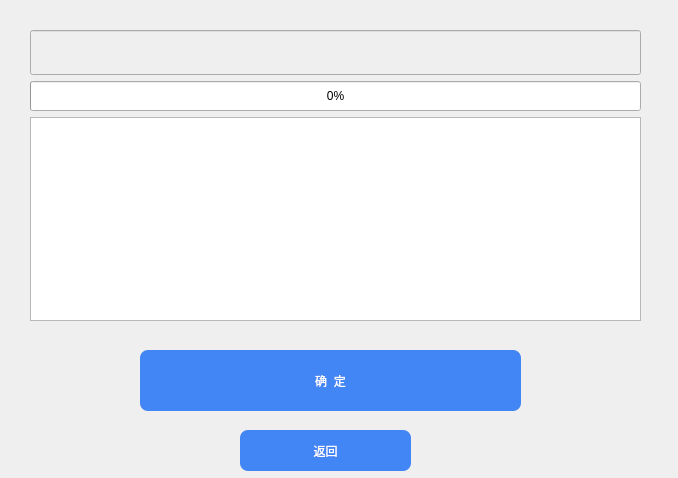
<?xml version="1.0" encoding="UTF-8"?>
<ui version="4.0">
 <class>ClassicMode</class>
 <widget class="QDialog" name="ClassicMode">
  <property name="geometry">
   <rect>
    <x>0</x>
    <y>0</y>
    <width>678</width>
    <height>478</height>
   </rect>
  </property>
  <property name="windowTitle">
   <string>Dialog</string>
  </property>
  <widget class="QWidget" name="verticalLayoutWidget">
   <property name="geometry">
    <rect>
     <x>30</x>
     <y>30</y>
     <width>611</width>
     <height>291</height>
    </rect>
   </property>
   <layout class="QVBoxLayout" name="verticalLayout">
    <item>
     <widget class="QLineEdit" name="lineEdit">
      <property name="enabled">
       <bool>false</bool>
      </property>
      <property name="minimumSize">
       <size>
        <width>0</width>
        <height>45</height>
       </size>
      </property>
     </widget>
    </item>
    <item>
     <widget class="QProgressBar" name="progressBar">
      <property name="minimumSize">
       <size>
        <width>0</width>
        <height>30</height>
       </size>
      </property>
      <property name="maximum">
       <number>20</number>
      </property>
      <property name="value">
       <number>0</number>
      </property>
     </widget>
    </item>
    <item>
     <widget class="QTableView" name="tableView"/>
    </item>
   </layout>
  </widget>
  <widget class="QPushButton" name="Quit">
   <property name="geometry">
    <rect>
     <x>140</x>
     <y>350</y>
     <width>381</width>
     <height>61</height>
    </rect>
   </property>
   <property name="sizePolicy">
    <sizepolicy hsizetype="Minimum" vsizetype="Minimum">
     <horstretch>0</horstretch>
     <verstretch>30</verstretch>
    </sizepolicy>
   </property>
   <property name="styleSheet">
    <string notr="true">QPushButton {
 background-color: rgb(66, 133, 244); 
border-radius: 8px; 
color:rgb(255, 255, 255); 
} 

QPushButton:hover 
{ 
background-color:rgb(42,86,198); 

}
</string>
   </property>
   <property name="text">
    <string>确  定</string>
   </property>
  </widget>
  <widget class="QPushButton" name="Quit_2">
   <property name="geometry">
    <rect>
     <x>240</x>
     <y>430</y>
     <width>171</width>
     <height>41</height>
    </rect>
   </property>
   <property name="sizePolicy">
    <sizepolicy hsizetype="Minimum" vsizetype="Minimum">
     <horstretch>0</horstretch>
     <verstretch>30</verstretch>
    </sizepolicy>
   </property>
   <property name="styleSheet">
    <string notr="true">QPushButton {
 background-color: rgb(66, 133, 244); 
border-radius: 8px; 
color:rgb(255, 255, 255); 
} 

QPushButton:hover 
{ 
background-color:rgb(42,86,198); 

}
</string>
   </property>
   <property name="text">
    <string>返回</string>
   </property>
  </widget>
 </widget>
 <resources/>
 <connections/>
</ui>
